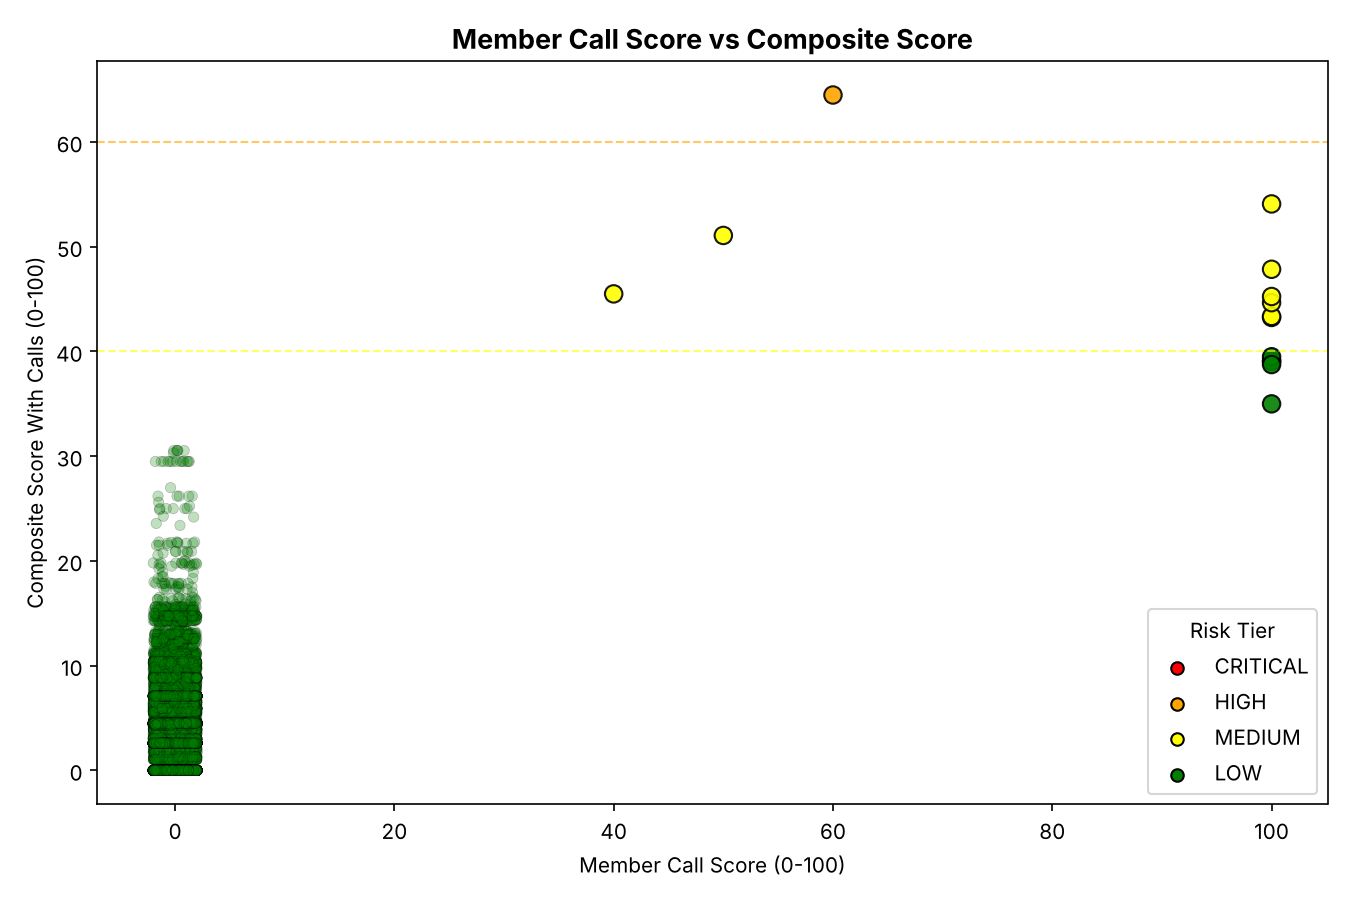

Python code for this plot:
# viz_08_call_score_vs_composite.py
# Member Call Score vs Composite Score: Scatter Plot
# Input: h1_with_calls.csv

import pandas as pd
import matplotlib.pyplot as plt
import numpy as np

from pathlib import Path
BASE_DIR = Path(__file__).resolve().parent
DATA_DIR = BASE_DIR.parent / "CAET_tool"  # pipeline outputs
# ── LOAD ─────────────────────────────────────────────────────────────
df = pd.read_csv(str(DATA_DIR / "h1_with_calls.csv"))

# ── COLOR BY TIER ────────────────────────────────────────────────────
tier_colors = {"CRITICAL": "red", "HIGH": "orange", "MEDIUM": "yellow", "LOW": "green"}
colors = df["updated_tier"].map(tier_colors)
np.random.seed(42)
zero_mask = df["member_call_score"] == 0
jittered_x = df["member_call_score"].copy()
jittered_x[zero_mask] = np.random.uniform(-2, 2, zero_mask.sum())
# ── CHART ────────────────────────────────────────────────────────────
plt.figure(figsize=(9, 6))
plt.scatter(
    jittered_x[zero_mask],
    df["composite_with_calls"][zero_mask],
    c=colors[zero_mask],
    edgecolor="black",
    linewidth=0.3,
    s=25,
    alpha=0.25
)
plt.scatter(
    jittered_x[~zero_mask],
    df["composite_with_calls"][~zero_mask],
    c=colors[~zero_mask],
    edgecolor="black",
    s=70,
    alpha=0.9
)

plt.axhline(40, color="yellow", linestyle="--", linewidth=1, alpha=0.6)
plt.axhline(60, color="orange", linestyle="--", linewidth=1, alpha=0.6)

plt.title("Member Call Score vs Composite Score", fontsize=13, fontweight="bold")
plt.xlabel("Member Call Score (0-100)")
plt.ylabel("Composite Score With Calls (0-100)")

# Legend
for tier, color in tier_colors.items():
    plt.scatter([], [], c=color, edgecolor="black", label=tier)
plt.legend(title="Risk Tier")

# ── SAVE ─────────────────────────────────────────────────────────────
plt.tight_layout()
plt.savefig(str(BASE_DIR / "viz_08_call_score_vs_composite.png"), dpi=150)
plt.show()
print("Saved: viz_08_call_score_vs_composite.png")
